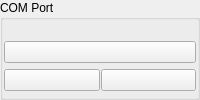
         <widget class="QGroupBox" name="gbComm">
          <property name="statusTip">
           <string>COM Port</string>
          </property>
          <property name="styleSheet">
           <string notr="true"/>
          </property>
          <property name="title">
           <string>COM Port</string>
          </property>
          <layout class="QVBoxLayout" name="verticalLayout">
           <property name="spacing">
            <number>1</number>
           </property>
           <property name="leftMargin">
            <number>1</number>
           </property>
           <property name="topMargin">
            <number>16</number>
           </property>
           <property name="rightMargin">
            <number>1</number>
           </property>
           <property name="bottomMargin">
            <number>1</number>
           </property>
           <item>
            <widget class="QPushButton" name="pbCommSetup">
             <property name="toolTip">
              <string>Settings</string>
             </property>
             <property name="text">
              <string/>
             </property>
             <property name="icon">
              <iconset>
               <normaloff>icons/settings-icon.png</normaloff>icons/settings-icon.png</iconset>
             </property>
             <property name="iconSize">
              <size>
               <width>16</width>
               <height>24</height>
              </size>
             </property>
            </widget>
           </item>
           <item>
            <layout class="QHBoxLayout" name="horizontalLayout_8">
             <property name="spacing">
              <number>1</number>
             </property>
             <item>
              <widget class="QPushButton" name="pbConnect">
               <property name="toolTip">
                <string>Connect</string>
               </property>
               <property name="text">
                <string/>
               </property>
               <property name="icon">
                <iconset>
                 <normaloff>icons/plug-connect-icon.png</normaloff>icons/plug-connect-icon.png</iconset>
               </property>
               <property name="iconSize">
                <size>
                 <width>16</width>
                 <height>24</height>
                </size>
               </property>
              </widget>
             </item>
             <item>
              <widget class="QPushButton" name="pbDisconnect">
               <property name="toolTip">
                <string>Disconnect</string>
               </property>
               <property name="text">
                <string/>
               </property>
               <property name="icon">
                <iconset>
                 <normaloff>icons/plug-disconnect-icon.png</normaloff>icons/plug-disconnect-icon.png</iconset>
               </property>
               <property name="iconSize">
                <size>
                 <width>16</width>
                 <height>24</height>
                </size>
               </property>
              </widget>
             </item>
            </layout>
           </item>
          </layout>
         </widget>
